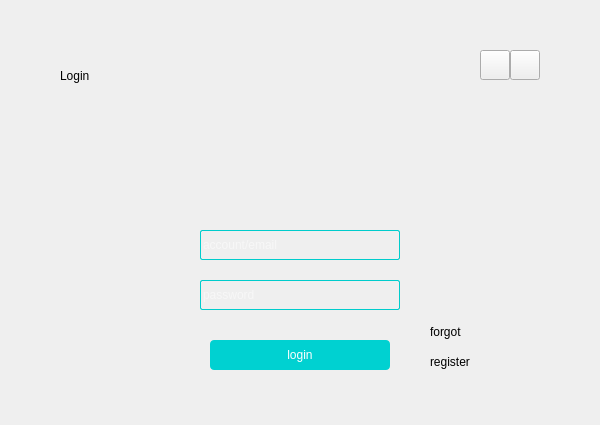
<?xml version="1.0" encoding="UTF-8"?>
<ui version="4.0">
 <class>LoginPage</class>
 <widget class="QWidget" name="LoginPage">
  <property name="geometry">
   <rect>
    <x>0</x>
    <y>0</y>
    <width>600</width>
    <height>425</height>
   </rect>
  </property>
  <property name="windowTitle">
   <string>Form</string>
  </property>
  <widget class="QLabel" name="label_title">
   <property name="geometry">
    <rect>
     <x>60</x>
     <y>60</y>
     <width>121</width>
     <height>31</height>
    </rect>
   </property>
   <property name="text">
    <string>Login</string>
   </property>
  </widget>
  <widget class="QLineEdit" name="lineEdit_account">
   <property name="geometry">
    <rect>
     <x>200</x>
     <y>230</y>
     <width>200</width>
     <height>30</height>
    </rect>
   </property>
   <property name="styleSheet">
    <string notr="true">QLineEdit{
 	border:1px solid rgb(0, 204, 204);
	background: transparent;
  	border-radius:2px;
	color: rgb(255, 255, 255);
	font: 12pt &quot;Noto Sans&quot;;
}
QLineEdit:focus{
	border:1px solid rgb(78, 125, 255);
	border-radius:2px;
}</string>
   </property>
   <property name="placeholderText">
    <string>account/email</string>
   </property>
  </widget>
  <widget class="QLineEdit" name="lineEdit_password">
   <property name="geometry">
    <rect>
     <x>200</x>
     <y>280</y>
     <width>200</width>
     <height>30</height>
    </rect>
   </property>
   <property name="styleSheet">
    <string notr="true">QLineEdit{
 	border:1px solid rgb(0, 204, 204);
	background: transparent;
  	border-radius:2px;
	color: rgb(255, 255, 255);
	font: 12pt &quot;Noto Sans&quot;;
}
QLineEdit:focus{
	border:1px solid rgb(78, 125, 255);
	border-radius:2px;
}</string>
   </property>
   <property name="echoMode">
    <enum>QLineEdit::Password</enum>
   </property>
   <property name="placeholderText">
    <string>password</string>
   </property>
  </widget>
  <widget class="QPushButton" name="pushButton_login">
   <property name="geometry">
    <rect>
     <x>210</x>
     <y>340</y>
     <width>180</width>
     <height>30</height>
    </rect>
   </property>
   <property name="styleSheet">
    <string notr="true">QPushButton{
background-color:rgb(0, 209, 209);
color:white;
border-radius:4px;
}
QPushButton:hover{
  background-color: rgb(0, 255, 204);
}</string>
   </property>
   <property name="text">
    <string>login</string>
   </property>
  </widget>
  <widget class="QLabel" name="label_frame">
   <property name="geometry">
    <rect>
     <x>0</x>
     <y>0</y>
     <width>600</width>
     <height>425</height>
    </rect>
   </property>
   <property name="styleSheet">
    <string notr="true">
	border-image  : url(':/ui/theme/dialog_page.png');</string>
   </property>
   <property name="text">
    <string/>
   </property>
  </widget>
  <widget class="QToolButton" name="toolButton_close">
   <property name="geometry">
    <rect>
     <x>510</x>
     <y>50</y>
     <width>30</width>
     <height>30</height>
    </rect>
   </property>
   <property name="styleSheet">
    <string notr="true">QToolButton{
	border-image: url(':/ui/btn_close.png')
}
QToolButton:hover{
   border:2px solid;
}</string>
   </property>
   <property name="text">
    <string/>
   </property>
  </widget>
  <widget class="QToolButton" name="toolButton_min">
   <property name="geometry">
    <rect>
     <x>480</x>
     <y>50</y>
     <width>30</width>
     <height>30</height>
    </rect>
   </property>
   <property name="styleSheet">
    <string notr="true">QToolButton{
	border-image: url(':/ui/btn_min.png')
}
QToolButton:hover{
   border:2px solid;
}</string>
   </property>
   <property name="text">
    <string/>
   </property>
  </widget>
  <widget class="QLabel" name="label_register">
   <property name="geometry">
    <rect>
     <x>430</x>
     <y>350</y>
     <width>91</width>
     <height>23</height>
    </rect>
   </property>
   <property name="text">
    <string>register</string>
   </property>
  </widget>
  <widget class="QLabel" name="label_forgot">
   <property name="geometry">
    <rect>
     <x>430</x>
     <y>320</y>
     <width>91</width>
     <height>23</height>
    </rect>
   </property>
   <property name="text">
    <string>forgot</string>
   </property>
  </widget>
  <zorder>label_frame</zorder>
  <zorder>label_title</zorder>
  <zorder>lineEdit_account</zorder>
  <zorder>lineEdit_password</zorder>
  <zorder>pushButton_login</zorder>
  <zorder>toolButton_close</zorder>
  <zorder>toolButton_min</zorder>
  <zorder>label_register</zorder>
  <zorder>label_forgot</zorder>
 </widget>
 <resources/>
 <connections/>
</ui>
